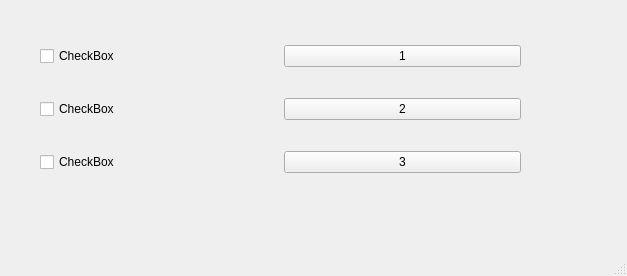
<?xml version="1.0" encoding="UTF-8"?>
<ui version="4.0">
 <class>MainWindow</class>
 <widget class="QMainWindow" name="MainWindow">
  <property name="geometry">
   <rect>
    <x>0</x>
    <y>0</y>
    <width>627</width>
    <height>276</height>
   </rect>
  </property>
  <property name="windowTitle">
   <string>MainWindow</string>
  </property>
  <widget class="QWidget" name="centralwidget">
   <widget class="QWidget" name="layoutWidget">
    <property name="geometry">
     <rect>
      <x>40</x>
      <y>20</y>
      <width>481</width>
      <height>181</height>
     </rect>
    </property>
    <layout class="QVBoxLayout" name="verticalLayout">
     <item>
      <layout class="QHBoxLayout" name="horizontalLayout">
       <item>
        <widget class="QCheckBox" name="checkBox">
         <property name="text">
          <string>CheckBox</string>
         </property>
        </widget>
       </item>
       <item>
        <widget class="QPushButton" name="pushButton">
         <property name="text">
          <string>1</string>
         </property>
        </widget>
       </item>
      </layout>
     </item>
     <item>
      <layout class="QHBoxLayout" name="horizontalLayout_2">
       <item>
        <widget class="QCheckBox" name="checkBox_2">
         <property name="text">
          <string>CheckBox</string>
         </property>
        </widget>
       </item>
       <item>
        <widget class="QPushButton" name="pushButton_2">
         <property name="text">
          <string>2</string>
         </property>
        </widget>
       </item>
      </layout>
     </item>
     <item>
      <layout class="QHBoxLayout" name="horizontalLayout_3">
       <item>
        <widget class="QCheckBox" name="checkBox_3">
         <property name="text">
          <string>CheckBox</string>
         </property>
        </widget>
       </item>
       <item>
        <widget class="QPushButton" name="pushButton_3">
         <property name="text">
          <string>3</string>
         </property>
        </widget>
       </item>
      </layout>
     </item>
    </layout>
   </widget>
  </widget>
  <widget class="QMenuBar" name="menubar">
   <property name="geometry">
    <rect>
     <x>0</x>
     <y>0</y>
     <width>627</width>
     <height>23</height>
    </rect>
   </property>
  </widget>
  <widget class="QStatusBar" name="statusbar"/>
 </widget>
 <resources/>
 <connections/>
</ui>
